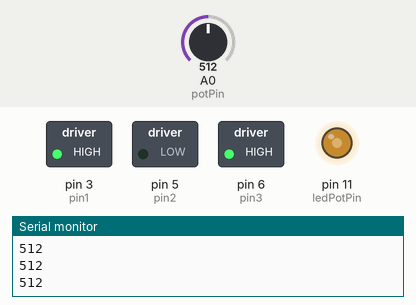
This sketch was run on a simulated Arduino Uno, built with avr-gcc and run on an emulated ATmega328P. Parts: switched loads named in the sketch (green lamp = pin HIGH), output pins drawn as LEDs (lit = HIGH), the last lines printed to the serial monitor. Dashed ring = blinking. The inputs (shaded band) are chosen by the test bench; at power-on: A0 (potPin) = 512.

Above: at 1.29 s.
1.3 s: A0 (potPin) set to 716
At 1.61 s:
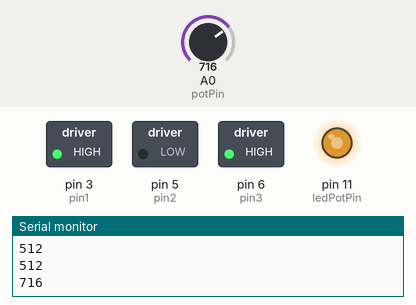
4.3 s: A0 (potPin) set to 900
At 4.81 s:
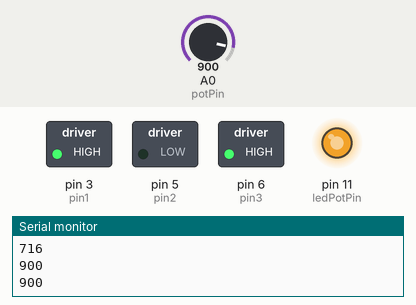
7.3 s: A0 (potPin) set to 122
At 7.45 s:
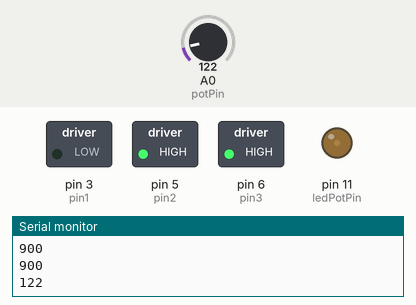
10.3 s: A0 (potPin) set to 0
At 10.9 s:
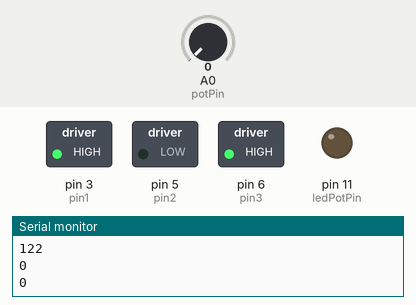
Timing chart, 0 to 14.3 s (numbered marks = the images above; inputs shaded):
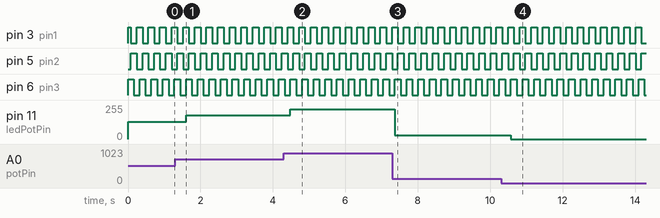

The sketch:

potent_3led_blink.ino
```cpp
/*
  Owen Mundy
 July 29, 2009

 p. 262 of Physical Computing
 Using BBB to run stepper motor by manually moving steppers

 */

int pin1 = 3;                 // PWM
int pin2 = 5;                 // PWM
int pin3 = 6;                 // PWM
int pin4 = 9;                 // PWM
// int ledpin = 13;              // LED
int led = false;              // LED monitor
int motor_time_lapse = 80;

int potPin = 0;      // Analog input pin that the potentiometer is attached to
int potValue = 0;    // value read from the pot
int ledPotPin = 11;  // PWM pin that the LED is on.  n.b. PWM 0 is on digital pin 9


void setup()
{
  pinMode(pin1, OUTPUT);      // sets the pin as output
  pinMode(pin2, OUTPUT);      // sets the pin as output
  pinMode(pin3, OUTPUT);      // sets the pin as output
  // pinMode(pin4, OUTPUT);      // sets the pin as output
  // pinMode(ledpin, OUTPUT);    // sets the pin as output

  // initialize serial communications at 9600 bps:
  Serial.begin(9600);
  // declare the led pin as an output:
  pinMode(ledPotPin, OUTPUT);
}

void loop()
{
  potValue = analogRead(potPin); // read the pot value
  analogWrite(ledPotPin, potValue/4);  // PWM the LED with the pot value (divided by 4 to fit in a byte)
  Serial.println(potValue);

  digitalWrite(pin1, HIGH);   // on
  digitalWrite(pin2, LOW);    // off
  digitalWrite(pin3, HIGH);   // on
  // digitalWrite(pin4, LOW);    // off
  delay(motor_time_lapse);    // wait


  digitalWrite(pin1, LOW);    // off
  digitalWrite(pin2, HIGH);   // on
  digitalWrite(pin3, HIGH);   // on
  // digitalWrite(pin4, LOW);    // off
  delay(motor_time_lapse);    // wait

  digitalWrite(pin1, LOW);    // off
  digitalWrite(pin2, HIGH);   // on
  digitalWrite(pin3, LOW);    // off
  // digitalWrite(pin4, HIGH);   // on
  delay(motor_time_lapse);    // wait


  digitalWrite(pin1, HIGH);   // on
  digitalWrite(pin2, LOW);    // off
  digitalWrite(pin3, LOW);    // off
  // digitalWrite(pin4, HIGH);   // on
  delay(motor_time_lapse);    // wait

  // blink();
}

// void blink()
// {
//   if (led == false)
//   {
//     led = true;
//     digitalWrite(ledpin, HIGH); // on
//   }
//   else
//   {
//     led = false;
//     digitalWrite(ledpin, LOW); // on
//   }
// }
```

Measured:
- after the input at 1.3 s, pin 11 (ledPotPin): 128/255 → 179/255 after 0.30 s
- after the input at 4.3 s, pin 11 (ledPotPin): 179/255 → 225/255 after 0.19 s
- after the input at 7.3 s, pin 11 (ledPotPin): 225/255 → 30/255 after 0.07 s
- after the input at 10.3 s, pin 11 (ledPotPin): 30/255 → 0/255 after 0.27 s
- by itself, pin 3 (pin1), pin 5 (pin2), pin 6 (pin3): alternates HIGH for 0.16 s and LOW for 0.16 s
